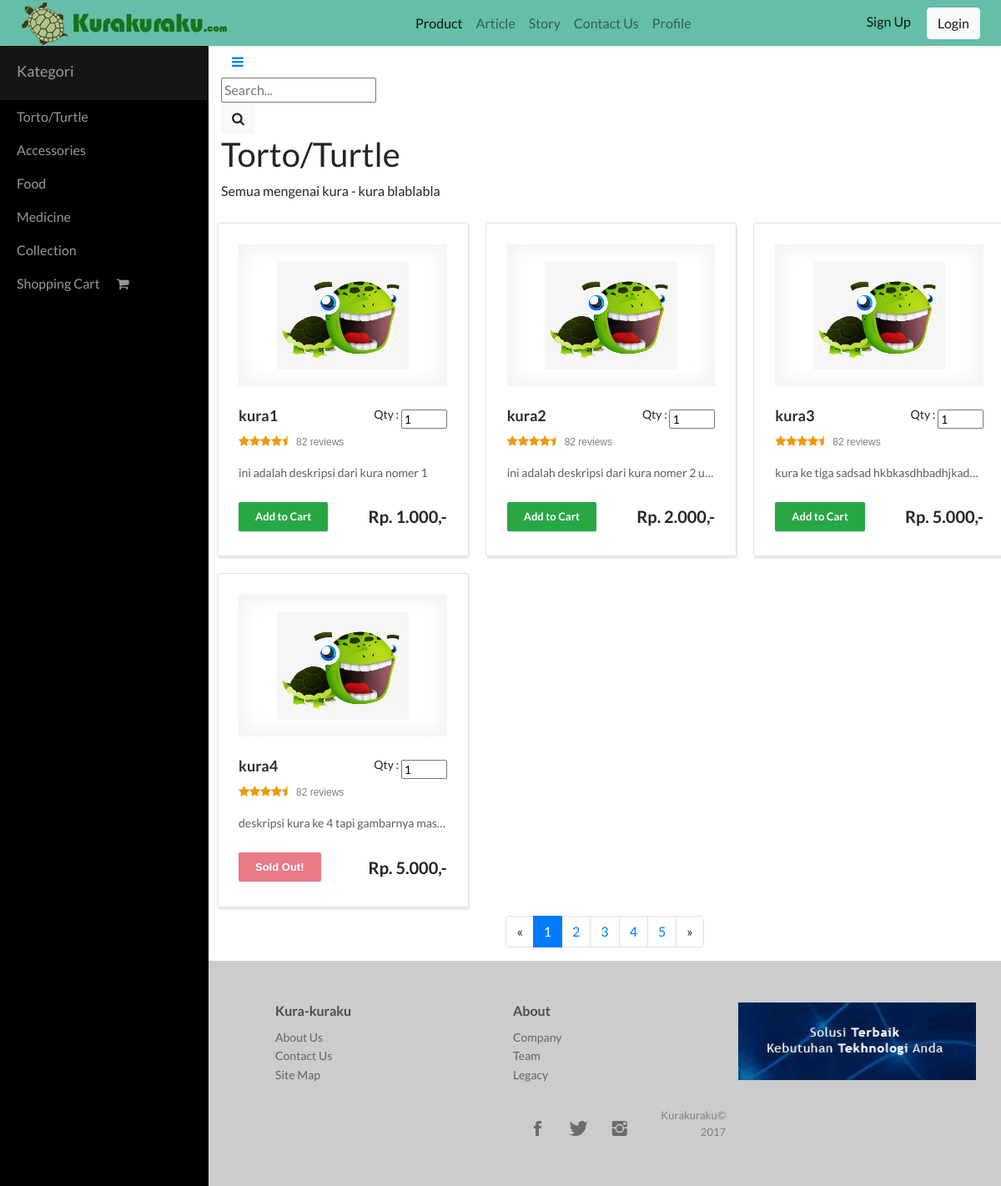
/index.php/Route/product, run on the app's committed database.
### tables this page shows
CREATE TABLE `product` (
  `id_product` int(11) NOT NULL,
  `nama` varchar(100) NOT NULL,
  `stok` int(11) NOT NULL,
  `harga` int(11) NOT NULL,
  `deskripsi` varchar(500) NOT NULL,
  `gambar` varchar(100) NOT NULL,
  `jenis` varchar(20) NOT NULL
);

### application/controllers/Route.php (called while the page is built, shortened)
<?php
class Route extends CI_Controller {
	function __construct(){
		$this->load->model('Model_item', 'm_item');
		$this->load->library('cart');
	  }
	public function product(){
		$data['item_product'] = $this->m_item->get_Array("*", "product", "jenis = 'turtle'");
		$this->load->view("halaman/product", $data);
	}
}

### index.php (called while the page is built, shortened)
<?php
require_once BASEPATH.'core/CodeIgniter.php';

### application/models/Model_item.php (called while the page is built, shortened)
<?php
	class Model_item extends CI_Model {
    public function get_array($select, $from,$where){
        return $this->db->select($select)->where($where)->get($from)->result_array();
    }
  }
?>

### application/views/halaman/product.php (the view, shortened to what this page needs)
<!DOCTYPE html>
<html style="font-family:Lato, sans-serif;">
<head>
</head>
<body style="font-family:Lato, sans-serif;padding:0px;">
    <div id="wrapper">
        <div class="page-content-wrapper" style="font-family:Lato, sans-serif;">
            <div class="container-fluid">
            <form action="<?php echo site_url()?>/Cont_trans/search/product" method="post">
            <div class="search-container" style="margin-top:0px;">
            <a class="btn btn-link" role="button" href="#menu-toggle" id="menu-toggle"><i class="fa fa-bars"></i></a>
                <div style="width:100%">
                    <input autocomplete="off" type="text" name="search-bar" placeholder="Search..." class="search-input" onkeyup="showResult(this.value)">
                </div>
            <button class="btn btn-light search-btn" type="submit"> <i class="fa fa-search"></i></button>
            </div>
            </form>
                <div class="row" style="font-family:Lato, sans-serif;">
                    <div class="col-md-12">
                        <div>
                            <h1 style="font-family:Lato, sans-serif;">Torto/Turtle</h1>
                        </div>
                        <?php if(!empty($search)) : ?>
                        <p style="font-family:Lato, sans-serif;">Anda mencari : ' <?php echo $search?> '</p>
                        <?php else :?>
                        <p style="font-family:Lato, sans-serif;">Semua mengenai kura - kura blablabla</p>
                        <?php endif ?>
                    </div>
            </div>
        </div>
        <div class="row product-list" style="font-family:Lato, sans-serif;min-height:50vh;margin-left:0px;">
                <?php foreach($item_product as $items) :?>
            <div class="col-12 col-sm-6 col-md-6 col-lg-4 col-xl-4 d-flex product-item" style="font-family:Lato, sans-serif;min-width:33.3333%;">
                <div class="product-container" style="min-width:100%;">
                <form action="<?php echo site_url() ?>/Cont_trans/addToCart/product" method="POST">
                    <div class="row">
                        <div class="col-md-12"><a href="#" class="product-image"><img src="<?php echo base_url()?>assets/img/<?php echo $items['gambar']?>"></a></div>
                    </div>
                    <div class="row">
                        <div class="col-6">
                            <h2><a href="#" style="white-space:wrap;font-family:Lato, sans-serif;font-weight:bold;"><?php echo $items['nama']?></a></h2>
                        </div>
                        <div class="col-3" style="padding:0px;">
                            <p class="float-right" style="padding-right:0px;font-family:Lato, sans-serif;">Qty :&nbsp;</p>
                        </div>
                        <div class="col-3" style="padding-left:0px;"><input type="number" name="qty" value="1" placeholder="1" min="1" style="width:100%;margin-top:3px;font-family:Lato, sans-serif;"></div>
                    </div>
                    <div class="row">
                        <div class="col">
                            <div class="product-rating"><i class="fa fa-star"></i><i class="fa fa-star"></i><i class="fa fa-star"></i><i class="fa fa-star"></i><i class="fa fa-star-half"></i><a href="#" class="small-text">82 reviews</a></div>
                        </div>
                    </div>
                    <div class="row">
                        <div class="col-12">
                            <p class="product-description" style="white-space:nowrap;text-overflow:ellipsis;overflow:hidden;font-family:Lato, sans-serif;"><?php echo $items['deskripsi']?></p>
                            <div class="row">
                                <?php if($items['stok']) :?>
                                <div class="col-6 d-inline-flex align-items-center"><button class="btn btn-success" type="submit" style="font-family:Lato, sans-serif;">Add to Cart</button></div>
                                <?php else :?>
                                <div class="col-6 d-inline-flex align-items-center"><button class="btn btn-danger sold-out" type="button" disabled="disabled">Sold Out!</button></div>
                                <?php endif ?>
                                <div class="col-6"><label class="col-form-label float-right" style="font-size:20px;font-family:Lato, sans-serif;"><strong>Rp. <?php echo number_format($items['harga'],0,".",".")?>,-</strong><br></label></div>
                            </div>
                        </div>
                    </div>
                    </form>
                </div>
            </div>
            <?php endforeach ?>
        </div>
        <nav class="d-flex justify-content-center">
            <ul class="pagination">
                <li class="page-item"><a class="page-link" aria-label="Previous"><span aria-hidden="true">«</span></a></li>
                <li class="page-item active"><a class="page-link" href="#">1</a></li>
                <li class="page-item"><a class="page-link" href="#">2</a></li>
                <li class="page-item"><a class="page-link" href="#">3</a></li>
                <li class="page-item"><a class="page-link" href="#">4</a></li>
                <li class="page-item"><a class="page-link" href="#">5</a></li>
                <li class="page-item"><a class="page-link" aria-label="Next"><span aria-hidden="true">»</span></a></li>
            </ul>
        </nav>
    </div>
    </div>
    <div class="footer-clean" style="background-color:#cccccc;">
        <footer>
            <div class="container">
                <div class="row justify-content-center">
                    <div class="col-sm-4 col-md-3 col-xl-3 offset-md-3 offset-lg-3 offset-xl-3 item">
                        <h3>Kura-kuraku</h3>
                        <ul>
                            <li><a href="#">About Us</a></li>
                            <li><a href="#">Contact Us</a></li>
                            <li><a href="#">Site Map</a></li>
                        </ul>
                    </div>
                    <div class="col-sm-4 col-md-3 offset-xl-0 item">
                        <h3>About</h3>
                        <ul>
                            <li><a href="#">Company</a></li>
                            <li><a href="#">Team</a></li>
                            <li><a href="#">Legacy</a></li>
                        </ul>
                    </div>
                    <div class="col-sm-4 col-md-3 item" style="padding:auto;padding-right:0px;padding-left:0px;"><a class="d-flex justify-content-center" href="http://www.limabenua.com" target="_parent"><img class="img-fluid" src="<?php echo base_url()?>/assets/img/12_20170727_08512234.gif"></a></div>
                    <div class="col-md-6 col-lg-3 col-xl-3 offset-md-6 offset-lg-2 offset-xl-3 d-flex justify-content-center align-items-center item social"
                        style="padding-top:10px;"><a href="#"><i class="icon ion-social-facebook"></i></a><a href="#"><i class="icon ion-social-twitter"></i></a><a href="#"><i class="icon ion-social-instagram"></i></a>
                        <p class="copyright">Kurakuraku© 2017</p>
                    </div>
                </div>
            </div>
        </footer>
    </div>
</body>
</html>

### assets/css/Drag--Drop-Upload-Form.css (style rules this page uses)
*, *:before, *:after { -webkit-box-sizing:border-box; -moz-box-sizing:border-box; box-sizing:border-box; }

### assets/css/Footer-Clean.css (style rules this page uses)
.footer-clean { padding:50px 0; background-color:#fff; color:#4b4c4d; }
.footer-clean h3 { margin-top:0; margin-bottom:12px; font-weight:bold; font-size:16px; }
.footer-clean ul { padding:0; list-style:none; line-height:1.6; font-size:14px; margin-bottom:0; }
.footer-clean ul a { color:inherit; text-decoration:none; opacity:0.8; }
.footer-clean .item.social { text-align:right; }
.footer-clean .item.social > a { font-size:24px; width:40px; height:40px; line-height:40px; display:inline-block; text-align:center; border-radius:50%; border:1px solid #ccc; margin-left:10px; margin-top:22px; color:inherit; opacity:0.75; }
.footer-clean .copyright { margin-top:14px; margin-bottom:0; font-size:13px; opacity:0.6; }
.footer-clean { bottom:0; }

### assets/css/Sidebar-Menu.css (style rules this page uses)
#wrapper { padding-left:0; -webkit-transition:all 0.5s ease; -moz-transition:all 0.5s ease; -o-transition:all 0.5s ease; transition:all 0.5s ease; }
@media (min-width:768px) { #wrapper { padding-left:250px; } }

### assets/css/sidebar.css (style rules this page uses)
a, a:hover, a:focus { color:inherit; text-decoration:none; transition:all 0.3s; }
i, span { display:inline-block; }

### assets/css/zoom.css (style rules this page uses)
* { box-sizing:border-box; }

### assets/css/Table-with-search.css (style rules this page uses)
body { padding:20px 20px; }

### assets/css/Pretty-Product-List.css (style rules this page uses)
.product-item { padding:10px; }
.product-item .product-container { text-align:left; font:normal 14px sans-serif; background-color:#ffffff; border:1px solid #dbe3e7; border-radius:3px; box-shadow:1px 3px 1px rgba(0, 0, 0, 0.08); padding:25px; }
.product-item a.product-image { display:block; text-align:center; box-shadow:0 0 20px 8px #f3f3f3 inset; width:100%; margin-bottom:25px; padding:20px 0; box-sizing:border-box; }
.product-item a.product-image img { height:130px; }
.product-item h2 { font-size:18px; white-space:nowrap; overflow:hidden; text-overflow:ellipsis; max-width:200px; font-weight:800; }
.product-item h2 a { text-decoration:none; color:#2b2b2b; }
.product-item a.small-text { color:#808080; text-decoration:none; margin-top:20px; margin-bottom:10px; display:block; text-align:right; font-size:12px; }
.product-item .product-rating { color:#f09911; font-size:14px; }
.product-item .product-rating a.small-text { text-align:left; margin:0 0 0 10px; display:inline-block; }
.product-item p.product-description { margin-top:20px; color:#5d5d5d; line-height:1.45; white-space:normal; margin-bottom:20px; }
.product-item button { border-radius:2px; box-shadow:0 1px 1px rgba(0, 0, 0, 0.12); border:0; color:#ffffff; font-weight:bold; font-size:13px; padding:8px 20px; }

### application/views/halaman/product.php (style rules this page uses)
.product-item h2 { white-space:normal; }

### data on the page
product: gambar (picture), nama "kura1", deskripsi "ini adalah deskripsi dari kura nomer 1", stok "Add to Cart", harga "1.000"
product: gambar (picture), nama "kura2", deskripsi "ini adalah deskripsi dari kura nomer 2 u…", stok "Add to Cart", harga "2.000"
product: gambar (picture), nama "kura3", deskripsi "kura ke tiga sadsad hkbkasdhbadhjkad…", stok "Add to Cart", harga "5.000"
product: gambar (picture), nama "kura4", deskripsi "deskripsi kura ke 4 tapi gambarnya mas…", stok "Sold Out!", harga "5.000"
